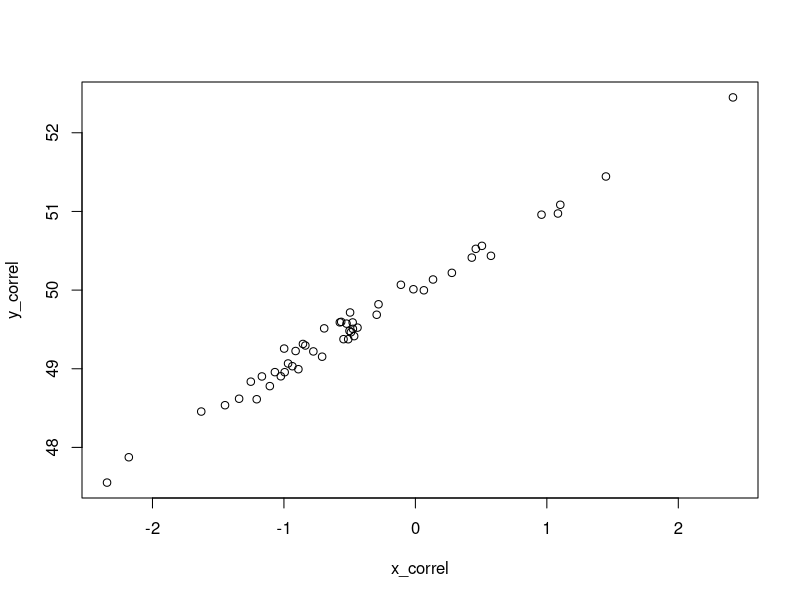
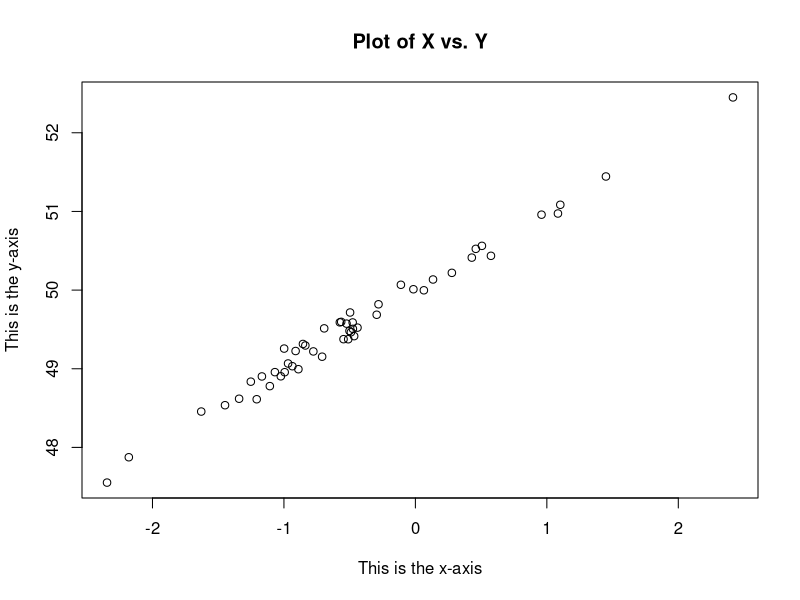
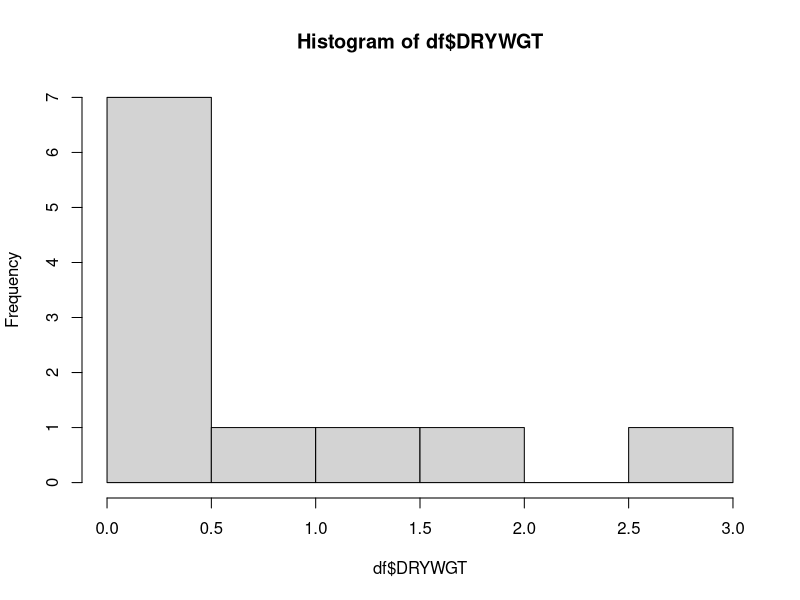

Write R code to recreate these figures, in order.
# Written by Mustaeen Ahmed
library(readxl)

print("Vectors")
vector_1 <- c(1, 3, 2, 5) # creating vectors
print(vector_1)

x <- c(1, 6, 2) # assign like this

?c
# opens documentation for a specific function in r-studio (not applicable here)

print("adding values")
array_y <- c(3, 1, 2)
print(length(array_y))
new_val <- x + array_y
print(new_val)

print("declare first matrix")
# one way to declare a matrix
matrix_x <- matrix(data = c(1, 2, 3, 4), nrow = 2, ncol = 2)
print(matrix_x)

print("declare second matrix")
# another way
matrix_x1 <- matrix(c(1, 2, 3, 4), 2, 2)
print(matrix_x1)

print("declare third matrix")
# a third way, fills with rows instead of columns
matrix_x2 <- matrix(c(1, 2, 3, 4), nrow = 2, ncol = 2, byrow = TRUE)
print(matrix_x2)

print("printing random dataset")
random_x <- rnorm(n = 50, mean = 0, sd = 1)
# generates random set of data (cool!)
print(summary(random_x))
print(mean(random_x))
print(median(random_x))
print(sd(random_x))

# testing powers
print("testing powers")
power <- x ^ 2
print(power)
power_y <- log(power)
print(power_y) # not a number

# correlation between two variables
set.seed(1234)
x_correl <- rnorm(50)
y_correl <- x_correl + rnorm(50, mean = 50, sd = .1)

print(cor(x_correl, y_correl))

plot(x_correl, y_correl) # build a scatterplot!

plot(x_correl, y_correl, xlab = "This is the x-axis",
     ylab = "This is the y-axis",
     main = "Plot of X vs. Y") # better scatterplot!

print("Matrix A")
matrix_a <- matrix(1:16, nrow = 4, ncol = 4) # indexing the matrix
print(matrix_a)

print("Different points:")
print(matrix_a[2, 3])
print(matrix_a[1:3, 2:4])
print(matrix_a[c(1, 3), 4])
print(matrix_a[1, ])
print(matrix_a[, 2])
print(dim(matrix_a))


# INPUTTING DATA!

data <- read_excel("./data/CH05Q01.xls")
df <- data.frame(data)
attach(df) # can just print columns directly

print(df) # print out whole dataset

print(df$AGE) # print out specific column
print(df$DRYWGT)
hist(df$DRYWGT) # histogram

print(DRYWGT)

print("printing parts of the dataset")
print(df[1, 1]) # 1 index based
print(df[1, "AGE"])
print(df[, "DRYWGT"])